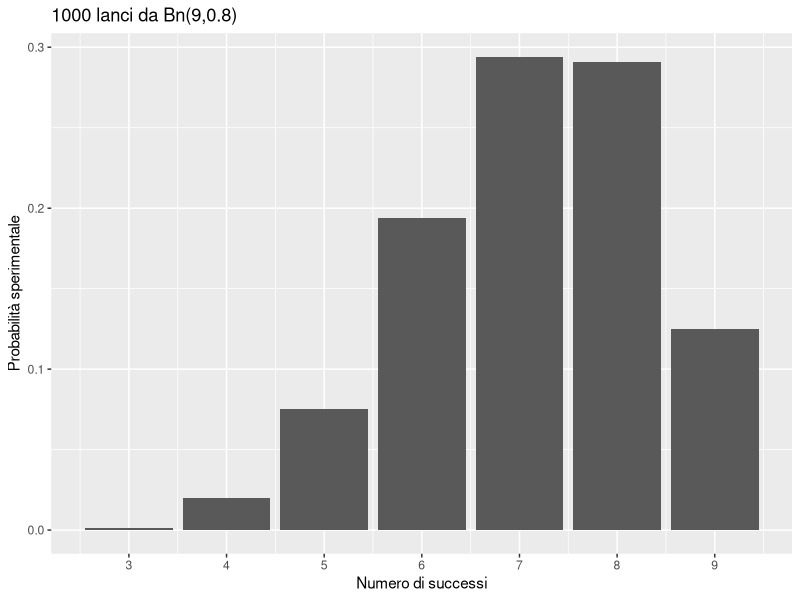
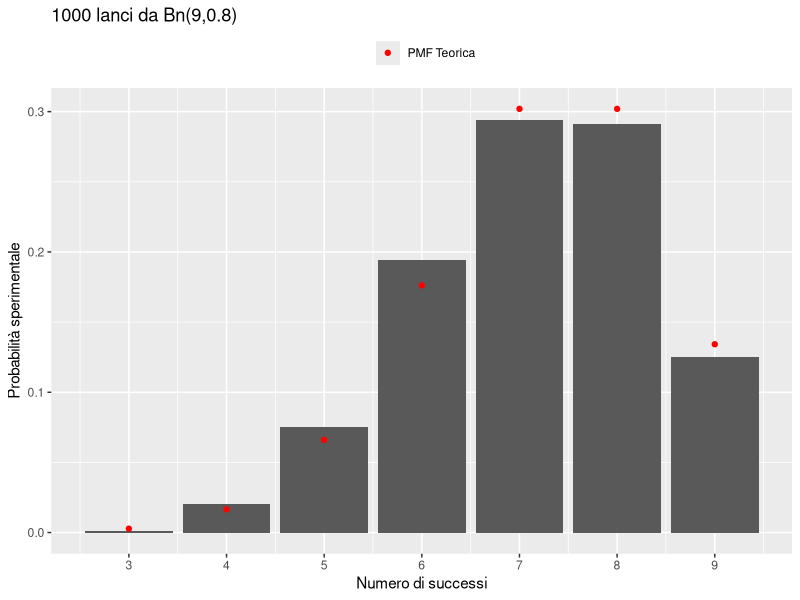

Source code (R) for these figures, in order:
# Simulazione e visualizzazione della distribuzione binomiale

# A. Generazione di 1000 numeri casuali da una distribuzione binomiale con n=9
#    e p=0.8. Ogni numero generato rappresenta il numero di successi su 9 prove.

set.seed(456) # Impostiamo il seed per garantire la riproducibilità
values <- rbinom(1000, size = 9, prob = 0.8) # Generazione dei valori binomiali

# Visualizziamo la tabella di frequenza dei valori generati
table(values)

# B. Creazione del grafico della probabilità sperimentale

library(ggplot2)

# Creazione del grafico
# - aes(x = values): definisce la variabile sull'asse X (numero di successi)
# - geom_bar(aes(y = ..prop..)): crea un istogramma delle frequenze relative
#   utilizzando il valore ..prop.., che normalizza i conteggi rispetto al totale
# - scale_x_continuous(breaks = 3:9): imposta i valori specifici sull'asse X
# - labs(): aggiunge titolo e etichette agli assi

g_values <- ggplot(data = data.frame("values" = values), 
    mapping = aes(x = values)) +
    geom_bar(aes(y = ..prop..)) +  
    scale_x_continuous(breaks = 3:9) +
    labs(x = "Numero di successi", y = "Probabilità sperimentale",
         title = "1000 lanci da Bn(9,0.8)")

# Visualizzazione del grafico
g_values 

# C. Aggiunta della vera funzione di massa di probabilità al grafico

# Creiamo un nuovo data frame con la PMF teorica della distribuzione binomiale
# - dbinom(3:9, 9, 0.8): calcola la probabilità esatta per ogni valore possibile
# - geom_point(): aggiunge i punti della PMF teorica in rosso
# - scale_color_manual(): personalizza il colore della legenda
# - theme(legend.position = "top"): posiziona la legenda sopra il grafico
# - labs(color = ""): rimuove il titolo della legenda per pulizia

true_pmf <- data.frame("x" = 3:9, "PMF" = dbinom(3:9, 9, 0.8))

g_values + 
    geom_point(data = true_pmf, aes(x = x, y = PMF, color = "PMF Teorica")) +
    scale_color_manual(values = "red") +
    theme(legend.position = "top") +
    labs(color = "")
